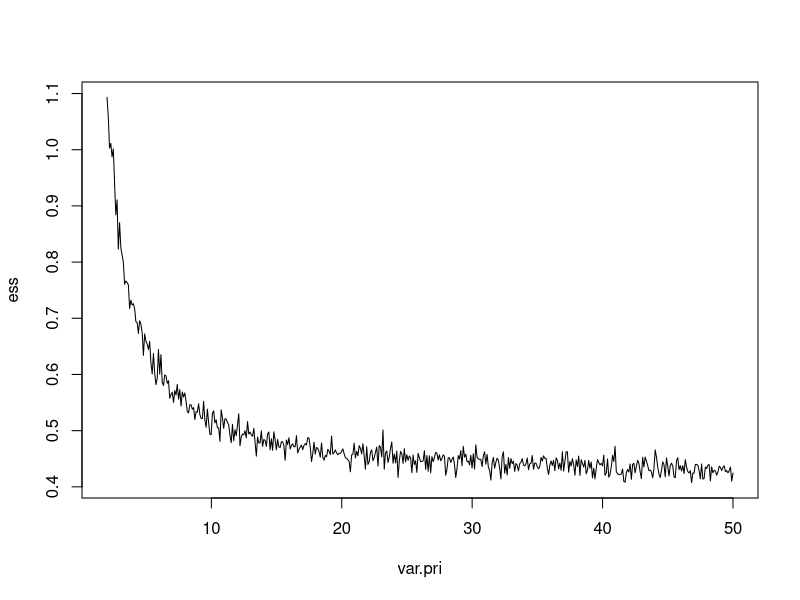

Write the R code that produced this figure.
rm(list = ls())

n = 5000
p0 = 0.15
m = 500
var.pri = seq(2, 50, length.out = m)
ess = rep(0, m)
pb = txtProgressBar(style = 3)
for (i in 1:m) {
  w = rbinom(n, 1, 0.5)
  mu = w * rnorm(n, 1, var.pri[i])
  prob = pnorm(qnorm(p0) + mu)
  E = mean(prob)
  V = var(prob)
  a = (1 - E) * E^2 / V - E
  b = a * (1 - E) / E
  ess[i] = a + b
  setTxtProgressBar(pb, i / m)
}
idx = which(ess > 0.55 & ess < 0.6)
var.pri[idx]
plot(var.pri, ess, type = "l")
